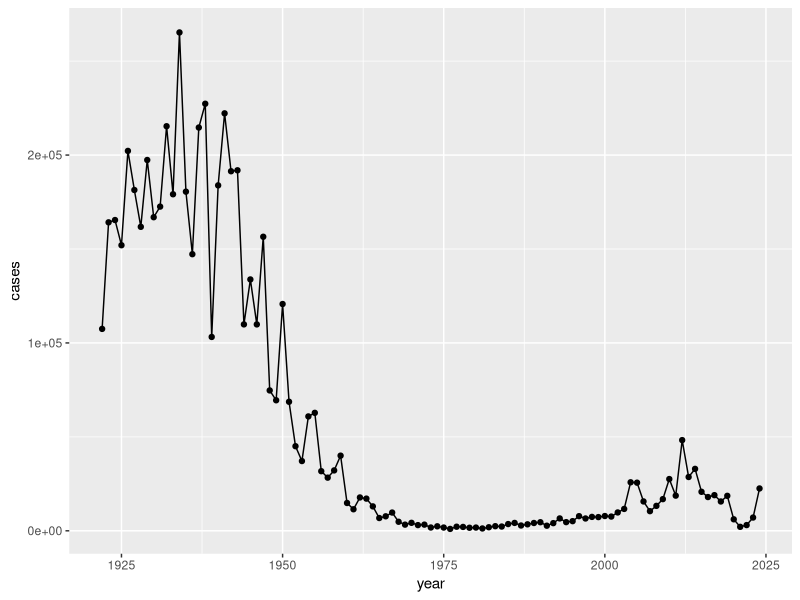
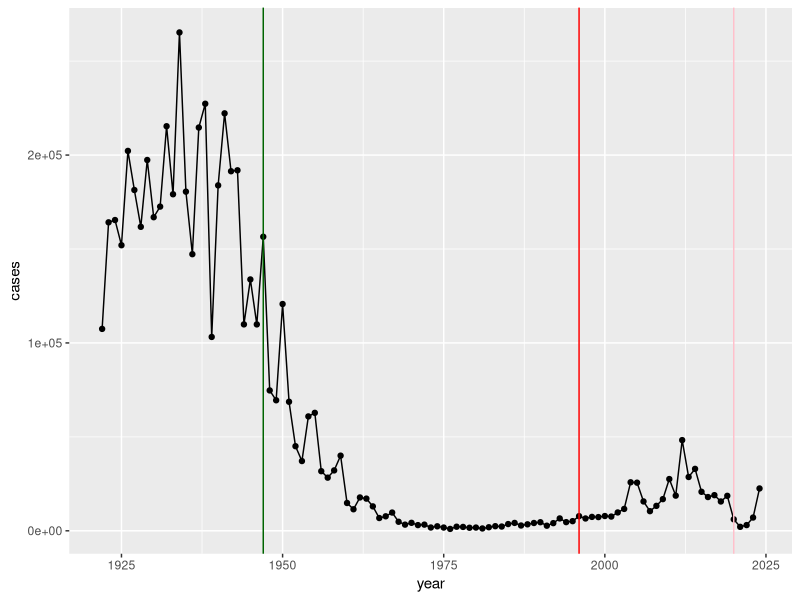

The R source for these figures, in order: (Note: this script raises an error after producing the figures.)
## ---- chunk 1
cdc <- data.frame(
                                 year = c(1922L,1923L,1924L,1925L,
                                          1926L,1927L,1928L,1929L,1930L,1931L,
                                          1932L,1933L,1934L,1935L,1936L,
                                          1937L,1938L,1939L,1940L,1941L,1942L,
                                          1943L,1944L,1945L,1946L,1947L,
                                          1948L,1949L,1950L,1951L,1952L,
                                          1953L,1954L,1955L,1956L,1957L,1958L,
                                          1959L,1960L,1961L,1962L,1963L,
                                          1964L,1965L,1966L,1967L,1968L,1969L,
                                          1970L,1971L,1972L,1973L,1974L,
                                          1975L,1976L,1977L,1978L,1979L,1980L,
                                          1981L,1982L,1983L,1984L,1985L,
                                          1986L,1987L,1988L,1989L,1990L,
                                          1991L,1992L,1993L,1994L,1995L,1996L,
                                          1997L,1998L,1999L,2000L,2001L,
                                          2002L,2003L,2004L,2005L,2006L,2007L,
                                          2008L,2009L,2010L,2011L,2012L,
                                          2013L,2014L,2015L,2016L,2017L,2018L,
                                          2019L,2020L,2021L,2022L,2023L, 2024L),
         cases = c(107473,164191,165418,152003,
                                          202210,181411,161799,197371,
                                          166914,172559,215343,179135,265269,
                                          180518,147237,214652,227319,103188,
                                          183866,222202,191383,191890,109873,
                                          133792,109860,156517,74715,69479,
                                          120718,68687,45030,37129,60886,
                                          62786,31732,28295,32148,40005,
                                          14809,11468,17749,17135,13005,6799,
                                          7717,9718,4810,3285,4249,3036,
                                          3287,1759,2402,1738,1010,2177,2063,
                                          1623,1730,1248,1895,2463,2276,
                                          3589,4195,2823,3450,4157,4570,
                                          2719,4083,6586,4617,5137,7796,6564,
                                          7405,7298,7867,7580,9771,11647,
                                          25827,25616,15632,10454,13278,
                                          16858,27550,18719,48277,28639,32971,
                                          20762,17972,18975,15609,18617,
                                          6124,2116,3044,7063, 22538)
       )
## ---- chunk 2
library(ggplot2)
ggplot(cdc) +
  aes(year, cases) +
  geom_point() + 
  geom_line()
## ---- chunk 3
library(ggplot2)
ggplot(cdc) +
  aes(year, cases) +
  geom_point() + 
  geom_line() +
  geom_vline(xintercept = 1947, col = "darkgreen") +
  geom_vline(xintercept = 1996, col = "red") + 
  geom_vline(xintercept = 2020, col = "pink")
## ---- chunk 4
library(jsonlite)

subject <- read_json(path = "https://www.cmi-pb.org/api/v5_1/subject", simplifyVector = TRUE)
head(subject)
## ---- chunk 5
nrow(subject)
## ---- chunk 6
table(subject$infancy_vac)
## ---- chunk 7
table(subject$biological_sex)
## ---- chunk 8
table(subject$race)
## ---- chunk 9
table(subject$race, subject$biological_sex)
## ---- chunk 10
specimen <- read_json("https://www.cmi-pb.org/api/v5_1/specimen", simplifyVector = TRUE)
ab_titer <- read_json("https://www.cmi-pb.org/api/v5_1/plasma_ab_titer", simplifyVector = TRUE)
## ---- chunk 11
head(specimen)
## ---- chunk 12
library(dplyr)

meta <- inner_join(subject, specimen)
head(meta)
## ---- chunk 13
ab_data <- inner_join(meta, ab_titer)
head(ab_data)
## ---- chunk 14
nrow(ab_data)
## ---- chunk 15
unique(ab_data$isotype)
## ---- chunk 16
unique(ab_data$antigen)
## ---- chunk 17
ggplot(ab_data) +
  aes(MFI, antigen) +
  geom_boxplot()
## ---- chunk 18
igg <- ab_data |>
  filter(isotype == "IgG")
## ---- chunk 19
ggplot(igg) +
  aes(MFI_normalised, antigen) +
  geom_boxplot()
## ---- chunk 20
ggplot(igg) +
  aes(MFI_normalised, antigen, col= infancy_vac) +
  geom_boxplot() 
## ---- chunk 21
ggplot(igg) +
  aes(MFI_normalised, antigen, col= infancy_vac) +
  geom_boxplot() + 
  facet_wrap(~infancy_vac)
## ---- chunk 22
ggplot(igg) +
  aes(MFI_normalised, antigen, col=infancy_vac ) +
  geom_boxplot(show.legend = FALSE) + 
  facet_wrap(vars(visit), nrow=2) +
  xlim(0,75) +
  theme_bw()
## ---- chunk 23
filter(igg, antigen=="PT", dataset == "2021_dataset") |>
  ggplot() +
  aes(x=planned_day_relative_to_boost,
        y=MFI_normalised,
        col=infancy_vac,
        group=subject_id) +
    geom_point() +
    geom_line() +
  geom_vline(xintercept= 14, linetype="dashed") 
